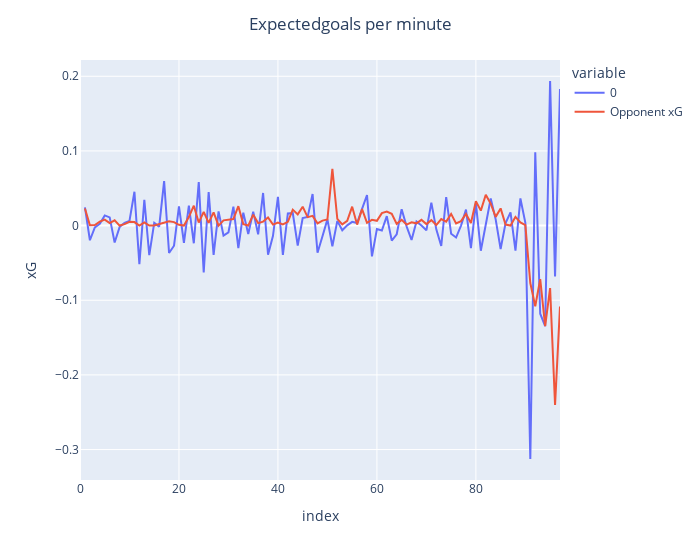

Write notebook code for a chart like this one.
### Code cell
fig_xg_homexg_complete_game_all_bpse = px.line(
    dfxg_homexg_complete_game_all_bps.mean(),
    width=widthfig,
).update_traces(textposition='top center', selector={'type': 'scatter'}).update_traces(
    marker=dict(color='green'), selector={'type': 'histogram'}
)
fig_xg_homexg_complete_game_all_bpse.add_scatter(y=dfxg_awayxg_complete_game_all_bps.mean(), mode='lines', name='Opponent xG')
fig_xg_homexg_complete_game_all_bpse.update_layout(
    title_text='Expectedgoals per minute', title_x=0.5,
    yaxis=dict(
        title="xG"
    ))
fig_xg_homexg_complete_game_all_bpse.update_yaxes(range=[0, dfxg_awayxg_complete_game_all_bps.mean()+0.02])
